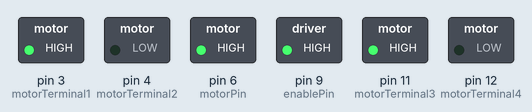
Bench run of a sketch on a simulated Arduino Uno, built with avr-gcc and run on an emulated ATmega328P. Shown: switched loads named in the sketch (green lamp = pin HIGH).

Above: at 0.1 s.
Timing chart, 0 to 1.6 s (numbered marks = the images above):
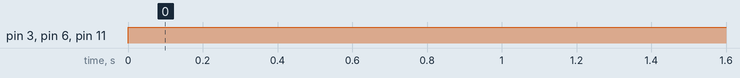

The sketch:

Hbridge.ino
```cpp
const int toggleSwitch = 2; // Digital Pin 2 connects to the toggle switch
const int motorTerminal1 = 3; // Digital Pin 3 connects to motor terminal 1
const int motorTerminal2 = 4; // Digital Pin 4 connects to motor terminal 2
const int motorTerminal3 = 11; // Digital Pin 3 connects to motor terminal 1
const int motorTerminal4 = 12; // Digital Pin 4 connects to motor terminal 2
const int enablePin = 9; // Digital pin 9 connects to the enable pin
const int motorPin = 6;// motor speed
int i=0;
void setup() {
pinMode(toggleSwitch, INPUT); //the toggle switch functions as an input

//The rest of the pins function as outputs
pinMode(motorTerminal1, OUTPUT);
pinMode(motorTerminal2, OUTPUT);
pinMode(motorTerminal3, OUTPUT);
pinMode(motorTerminal4, OUTPUT);
pinMode(enablePin, OUTPUT);
pinMode(motorPin, OUTPUT);

digitalWrite(enablePin, HIGH);
}

void loop() {
  digitalWrite(toggleSwitch, HIGH);
digitalWrite(motorTerminal1, HIGH); //black  these logic levels create forward direction
digitalWrite(motorTerminal2, LOW);
digitalWrite(motorTerminal3, HIGH); //red  these logic levels create forward direction
digitalWrite(motorTerminal4, LOW);
//digitalWrite(motor1Terminal1, LOW); //turn motor on
  //digitalWrite(motor1Terminal2, HIGH);
  analogWrite(motorPin, 255);//set speed
}
```

Measured:
- by itself, pin 3 (motorTerminal1), pin 6 (motorPin), pin 11 (motorTerminal3): LOW → HIGH at 0.00 s
